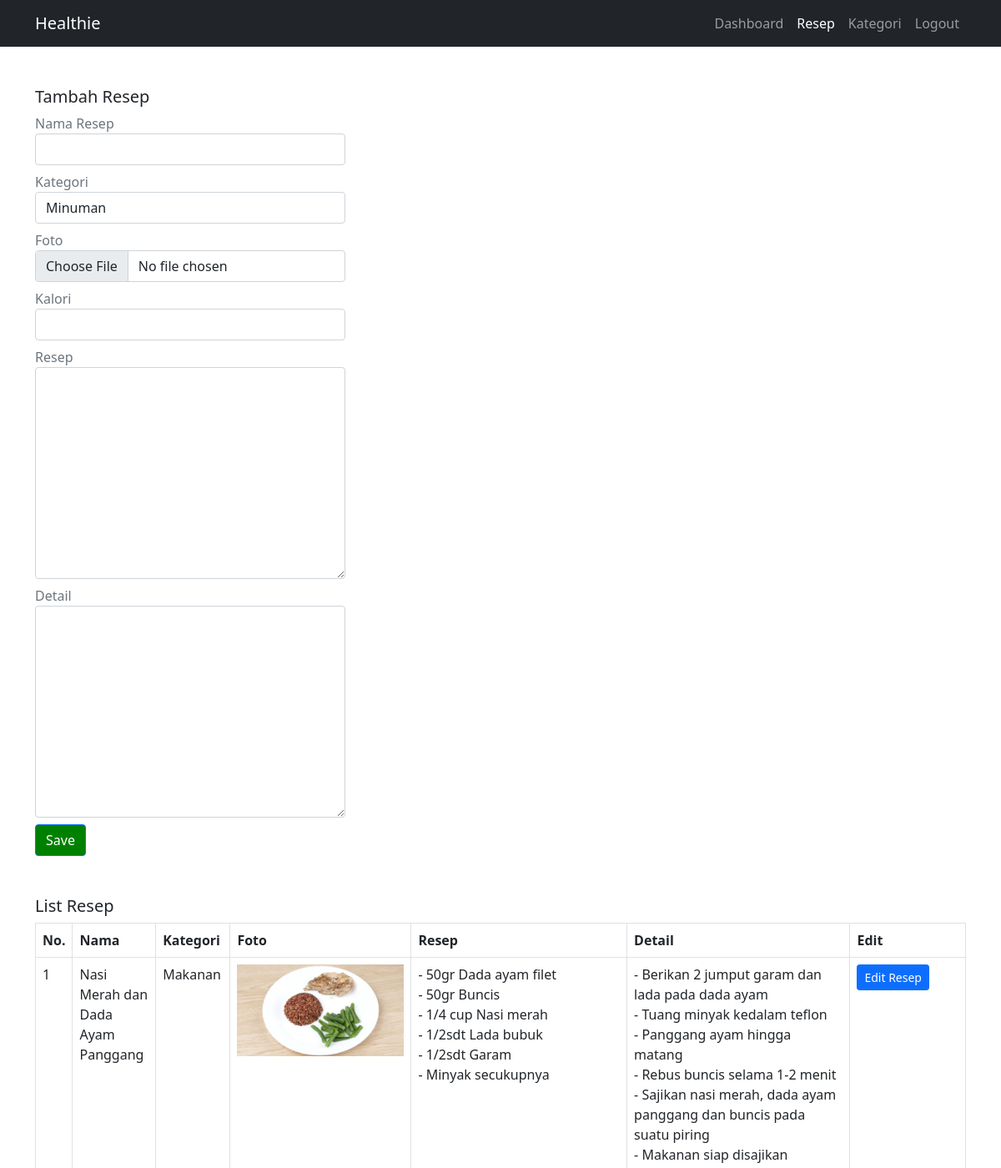
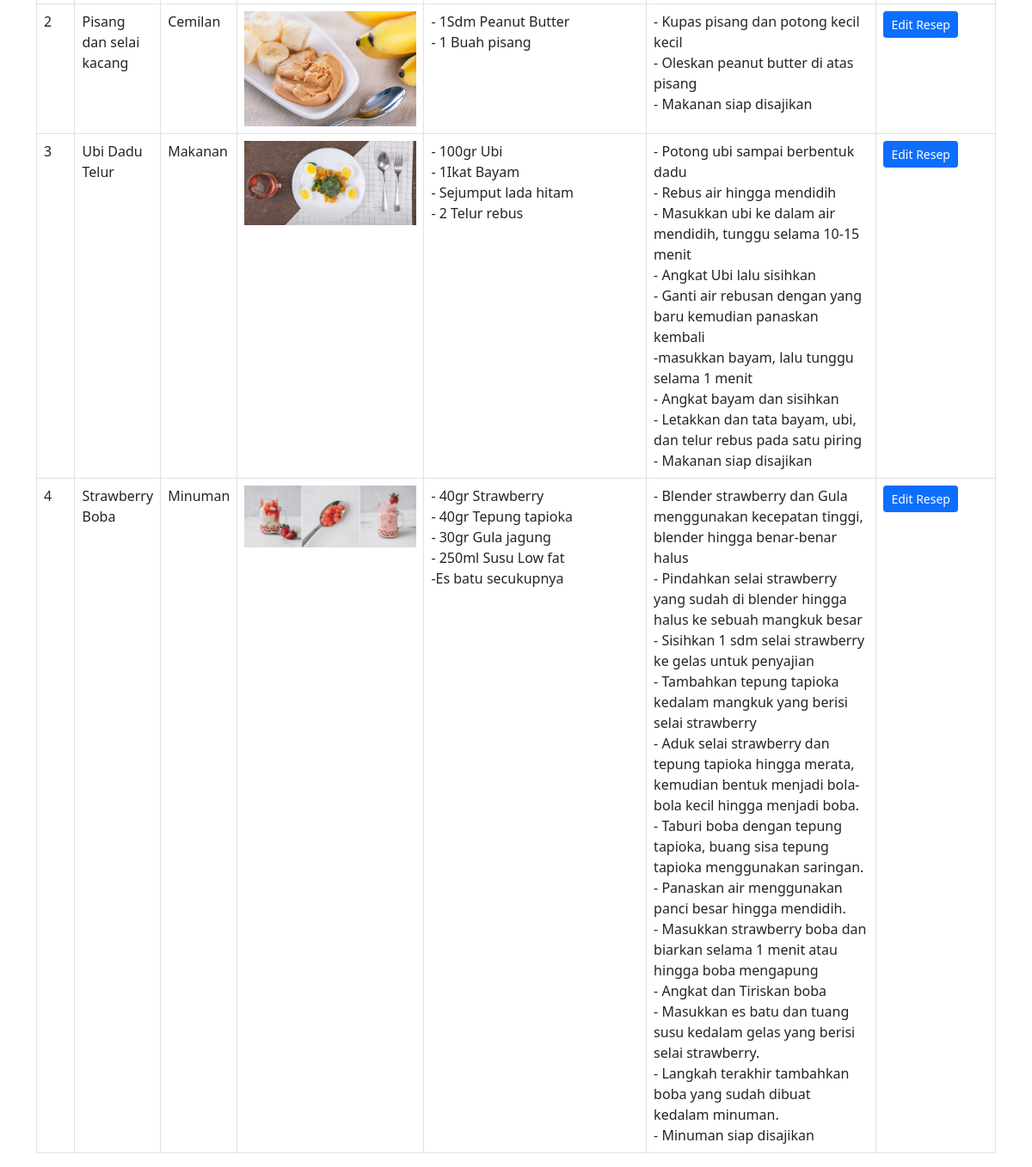
Page /admin/resep.php (signed in) on the committed database (2 pictures, top to bottom).
### tables this page shows
CREATE TABLE `resep` (
  `id` int(11) NOT NULL,
  `kategori_id` int(11) NOT NULL,
  `nama` varchar(250) NOT NULL,
  `foto` varchar(250) DEFAULT NULL,
  `kalori` varchar(10) DEFAULT NULL,
  `resep` text NOT NULL,
  `detail` text NOT NULL
);

CREATE TABLE `kategori` (
  `id` int(11) NOT NULL,
  `nama` varchar(100) NOT NULL
);

### admin/resep.php (the view, shortened to what this page needs)
<?php
    require "../conn.php";
    $query = mysqli_query($con, "SELECT a.*, b.nama AS nama_kategori FROM resep a JOIN kategori b ON a.kategori_id=b.id");
    $jumlahResep = mysqli_num_rows($query);
    $queryKategori = mysqli_query($con, "SELECT * FROM kategori");
?>
<!doctype html>
<html lang="en">
  <head>
    <link href="https://cdn.jsdelivr.net/npm/bootstrap@5.0.2/dist/css/bootstrap.min.css" rel="stylesheet">
  </head>
  <body>
    <div class="container-fluid bg-dark">
      <nav class="navbar navbar-expand-lg navbar-dark bg-dark">
      <div class="container">
        <a class="navbar-brand" href="../index.php">Healthie</a>
        <div class="collapse navbar-collapse " id="navbarNav">
          <ul class="navbar-nav ms-auto">
            <li class="nav-item">
              <a class="nav-link" aria-current="page" href="dashboard.php">Dashboard</a>
            </li>
            <li class="nav-item">
              <a class="nav-link active" href="resep.php">Resep</a>
            </li>
            <li class="nav-item">
              <a class="nav-link" href="Kategori.php">Kategori</a>
            </li>
            <li class="nav-item">
              <a class="nav-link" href="logout.php">Logout</a>
            </li>
          </ul>
        </div>
      </div>
      </nav>
    </div>
    <div class="container ">
    <h5 class="mt-5">Tambah Resep</h5>
    <div class="col-sm-4 mb-5">
      <form method="POST" class="needs-validation" novalidate="" autocomplete="off" enctype="multipart/form-data">
        <div class="mb-2">
          <label class=" text-muted" for="nama">Nama Resep</label>
          <input type="text" id="nama" name="nama" class="form-control" >
        </div>
        <div class="mb-2">
          <label class=" text-muted" for="kategori">Kategori</label>
          <select name="kategori" id="kategori" class="form-control">
            <?php
            while($data=mysqli_fetch_array($queryKategori)){
              ?>
              <option value="<?php echo $data['id']; ?>"><?php echo $data['nama']; ?></option>
              <?php
            }
            ?>
          </select>
        </div>
        <div class="mb-2">
          <label class=" text-muted" for="foto">Foto</label>
          <input type="file" id="foto" name="foto" class="form-control">
        </div>
        <div class="mb-2">
          <label class=" text-muted" for="kalori">Kalori</label>
          <input type="text" id="kalori" name="kalori" class="form-control">
        </div>
        <div class="mb-2">
          <label class=" text-muted" for="resep">Resep</label>
          <textarea name="resep" id="resep" cols="30" rows="10" class="form-control"></textarea>
        </div>
        <div class="mb-2">
          <label class=" text-muted" for="detail">Detail</label>
          <textarea name="detail" id="detail" cols="30" rows="10" class="form-control"></textarea>
        </div>
        <div class="">
          <button type="submit" name="simpanResep" class="btn btn-primary" style="background-color: green" required>Save</button>
        </div>
      </form>
    </div>
  </div>
    <div class="container ">
  <h5 class="">List Resep</h5>
  <table class="table table-bordered">
  <thead class="">
    <tr>
      <th scope="col" class="">No.</th>
      <th scope="col" class="col-1">Nama</th>
      <th scope="col" class="">Kategori</th>
      <th scope="col" class="col-1">Foto</th>
      <th scope="col" class="col-4">Resep</th>
      <th scope="col" class="col-4">Detail</th>
      <th scope="col" class="col-2">Edit</th>
    </tr>
  </thead>
  <tbody>
    <?php
      if($jumlahResep==0){
        ?>
        <tr >
          <td colspan=6 class="text-center">Data resep tidak tersedia</td>
        </tr>
        <?php
      }
      else{
        $jumlah = 1;
        while($data=mysqli_fetch_array($query)){
          ?>
          <tr>
            <td><?php echo $jumlah; ?></td>
            <td><?php echo $data['nama'] ?></td>
            <td><?php echo $data['nama_kategori'] ?></td>
            <td><img src="../image/<?php echo $data['foto']?>" alt="" width=200></td>
            <td><?php echo $data['resep'] ?></td>
            <td><?php echo $data['detail'] ?></td>
            <td scope="" class=""><a href="editResep.php?id=<?php echo $data['id']; ?>" class="btn btn-primary btn-sm" name="edit">Edit Resep</a></td>
          </tr>
          <?php
            $jumlah++;
        }
      }
    ?>
  </tbody>
  </table>
  </body>
</html>

### rows in the picture
resep: nama "Nasi Merah dan Dada Ayam Panggang", kategori.nama "Makanan", foto (picture), resep "- 50gr Dada ayam filet - 50gr Buncis - 1/4 cup Nasi merah - 1/2sdt Lada bubuk - 1/2sdt Garam - Minyak secukupnya", detail "- Berikan 2 jumput garam dan lada pada dada ayam - Tuang minyak kedalam teflon - Panggang ayam hingga matang - Rebus buncis selama 1-2 menit - Sajikan nasi merah, dada ayam panggang dan buncis pada suatu piring - Makanan siap disajikan"
resep: nama "Pisang dan selai kacang", kategori.nama "Cemilan", foto (picture), resep "- 1Sdm Peanut Butter - 1 Buah pisang", detail "- Kupas pisang dan potong kecil kecil - Oleskan peanut butter di atas pisang - Makanan siap disajikan"
resep: nama "Ubi Dadu Telur", kategori.nama "Makanan", foto (picture), resep "- 100gr Ubi - 1Ikat Bayam - Sejumput lada hitam - 2 Telur rebus", detail "- Potong ubi sampai berbentuk dadu - Rebus air hingga mendidih - Masukkan ubi ke dalam air mendidih, tunggu selama 10-15 menit - Angkat Ubi lalu sisihkan - Ganti air rebusan dengan yang baru kemudian panaskan kembali -masukkan bayam, lalu tunggu selama 1 menit - Angkat bayam dan sisihkan - Letakkan dan tata bayam, ubi, dan telur rebus pada satu piring - Makanan siap disajikan"
resep: nama "Strawberry Boba", kategori.nama "Minuman", foto (picture), resep "- 40gr Strawberry - 40gr Tepung tapioka - 30gr Gula jagung - 250ml Susu Low fat -Es batu secukupnya", detail "- Blender strawberry dan Gula menggunakan kecepatan tinggi, blender hingga benar-benar halus - Pindahkan selai strawberry yang sudah di blender hingga halus ke sebuah mangkuk besar - Sisihkan 1 sdm selai strawberry ke gelas untuk penyajian - Tambahkan tepung tapioka kedalam mangkuk yang berisi selai strawberry - Aduk selai strawberry dan tepung tapioka hingga merata, kemudian bentuk menjadi bola-bola kecil hingga menjadi boba. - Taburi boba dengan tepung tapioka, buang sisa tepung tapioka menggunakan saringan. - Panaskan air menggunakan panci besar hingga mendidih. - Masukkan strawberry boba dan biarkan selama 1 menit atau hingga boba mengapung - Angkat dan Tiriskan boba - Masukkan es batu…"

### other values in the picture
form field kategori "Minuman"
